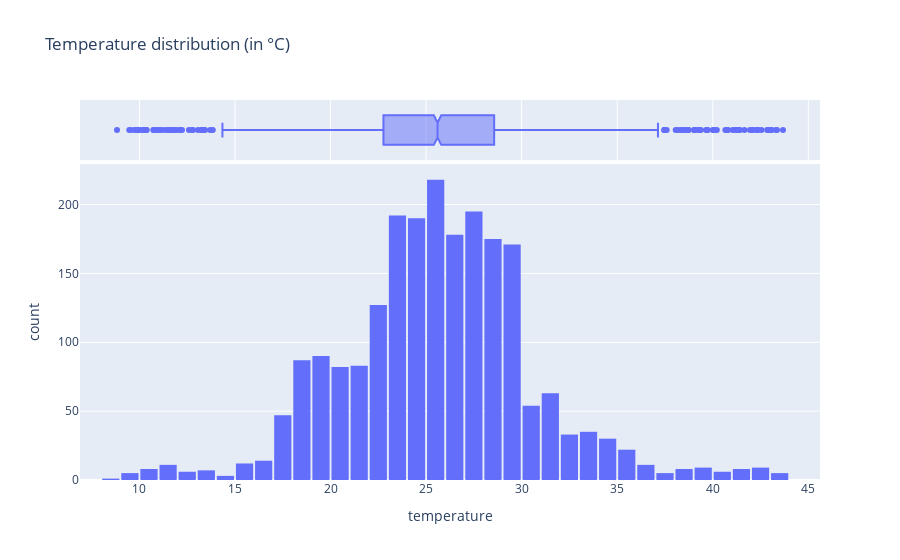

The notebook cell this image was saved under:
### Code cell
fig = px.histogram(raw_df , x='temperature',nbins=35,marginal='box',title='Temperature distribution (in °C)')
fig.update_layout(bargap=0.1)
fig.show()

### Figure 1 — Plotly figure (JSON) as saved in the notebook; plotly's stock layout.template omitted (floating-point values rounded to 4 significant figures; data arrays with more than 128 entries replaced by an {"elided": "..."} marker saying what was removed)
{"data": [{"bingroup": "x", "hovertemplate": "temperature=%{x}<br>count=%{y}<extra></extra>", "legendgroup": "", "marker": {"color": "#636efa", "pattern": {"shape": ""}}, "name": "", "nbinsx": 35, "orientation": "v", "showlegend": false, "type": "histogram", "x": {"elided": "2200 float values"}, "xaxis": "x", "yaxis": "y"}, {"hovertemplate": "temperature=%{x}<extra></extra>", "legendgroup": "", "marker": {"color": "#636efa"}, "name": "", "notched": true, "showlegend": false, "type": "box", "x": {"elided": "2200 float values"}, "xaxis": "x2", "yaxis": "y2"}], "layout": {"bargap": 0.1, "barmode": "relative", "legend": {"tracegroupgap": 0}, "title": {"text": "Temperature distribution (in °C)"}, "xaxis": {"anchor": "y", "domain": [0, 1], "title": {"text": "temperature"}}, "xaxis2": {"anchor": "y2", "domain": [0, 1], "matches": "x", "showgrid": true, "showticklabels": false}, "yaxis": {"anchor": "x", "domain": [0, 0.8316], "title": {"text": "count"}}, "yaxis2": {"anchor": "x2", "domain": [0.8416, 1], "matches": "y2", "showgrid": false, "showline": false, "showticklabels": false, "ticks": ""}}}
